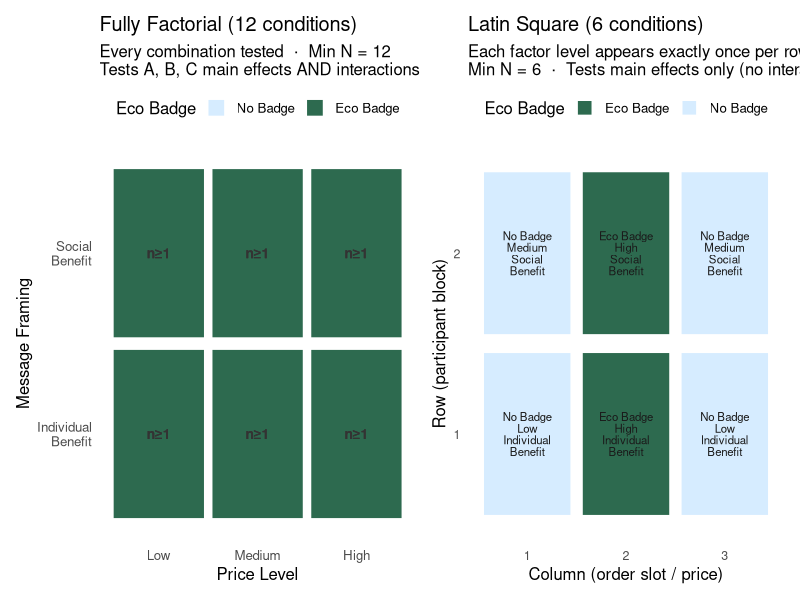
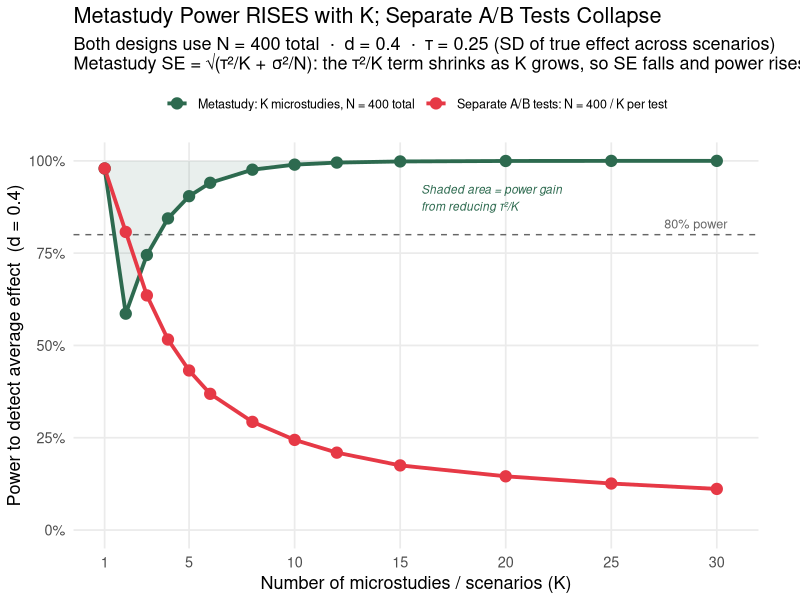
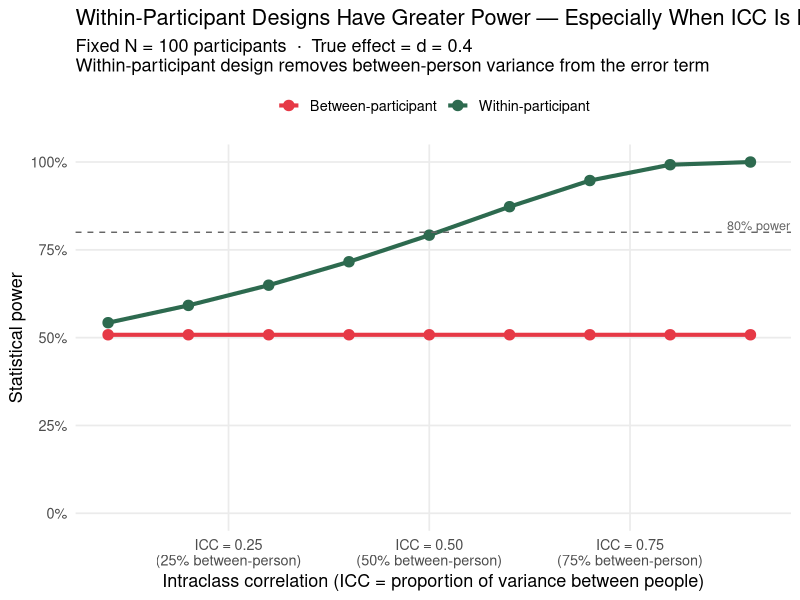
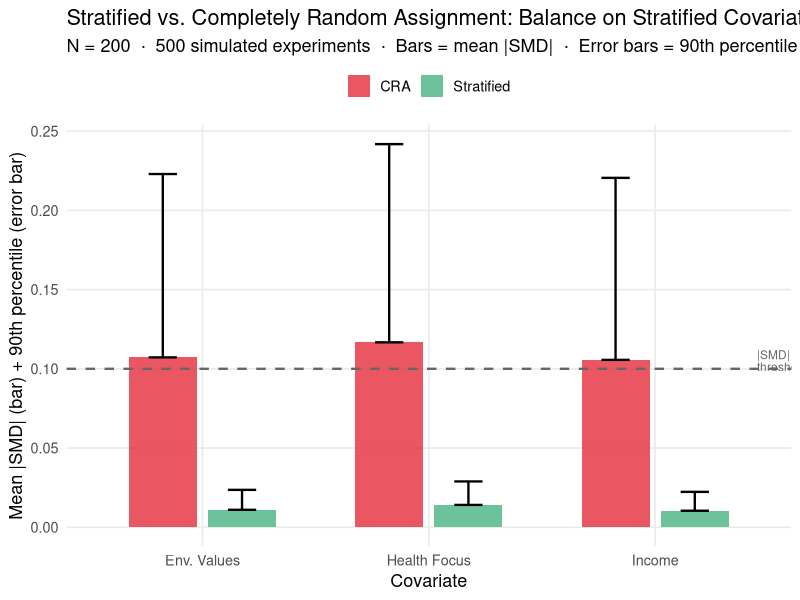
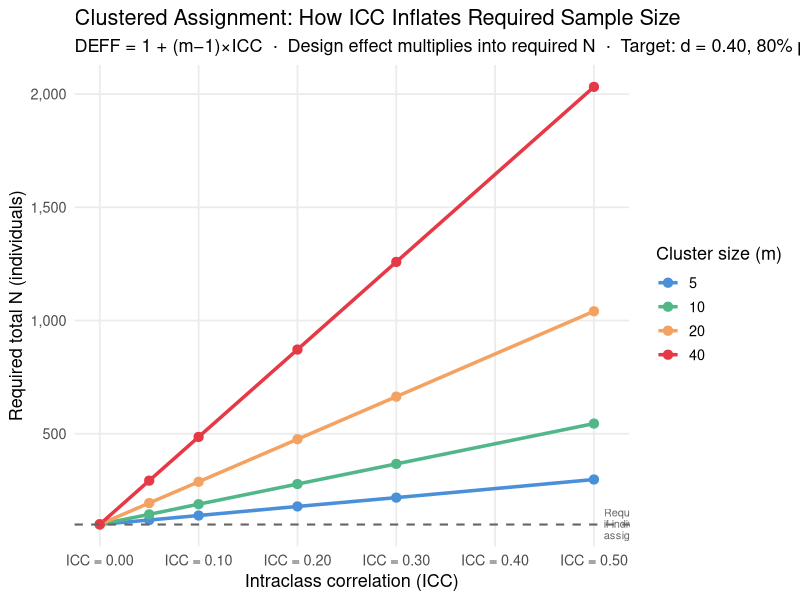

The R script that drew these images, in order:
## ---- chunk 1
knitr::opts_chunk$set(
  echo    = TRUE,
  fig.width  = 9,
  fig.height = 5,
  fig.path   = "figs/",
  dev        = "svg"
)
dir.create("figs", recursive = TRUE, showWarnings = FALSE)
## ---- chunk 2
#| code-summary: "▶ Load required packages"
library(tidyverse); library(ggplot2); library(knitr); library(scales); library(patchwork)
if (!requireNamespace("lavaan", quietly = TRUE)) install.packages("lavaan")
library(lavaan)
set.seed(2025)
## ---- chunk 3
#| code-summary: "▶ Visualize: CRD vs. Factorial vs. Latin Square cell structures"

# ── Fully factorial: all A×B×C combinations ──────────────────────────────────
fact_df <- expand.grid(
  EcoBadge  = c("No Badge", "Eco Badge"),
  PriceLevel = c("Low", "Medium", "High"),
  Framing    = c("Individual\nBenefit", "Social\nBenefit")
) |>
  mutate(cell = paste(EcoBadge, PriceLevel, Framing, sep = "\n"),
         design = "Fully Factorial\n(12 cells, 12N total)")

# ── Latin square: Factor C varied across rows and Factor A×B as column×row
# 2×3 Latin Square (accommodate unequal levels by using 3×3 and dropping one row)
ls_grid <- expand.grid(Row = 1:2, Col = 1:3) |>
  mutate(
    EcoBadge   = ifelse(Col %in% c(1, 3), "No Badge", "Eco Badge"),
    PriceLevel = c("Low","Medium","High","High","Low","Medium"),
    Framing    = c("Individual\nBenefit","Social\nBenefit","Individual\nBenefit",
                   "Social\nBenefit","Individual\nBenefit","Social\nBenefit"),
    design     = "Latin Square\n(6 cells, 6N total)"
  )

# ── CRD: just two cells (eco vs. no eco, collapsing B and C) ─────────────────
crd_df <- data.frame(
  EcoBadge   = c("No Badge", "Eco Badge"),
  PriceLevel = "Pooled\n(B,C varied\nbut uncontrolled)",
  Framing    = "Pooled",
  design     = "Simple A/B (CRA)\n(2 cells, N total)",
  Row = 1, Col = 1:2
)

# ── Plot factorial and latin square side by side ──────────────────────────────
p_fact <- ggplot(fact_df, aes(x = PriceLevel, y = Framing, fill = EcoBadge)) +
  geom_tile(color = "white", linewidth = 1.2, width = 0.95, height = 0.95) +
  geom_text(aes(label = paste0("n\u2265", ifelse(EcoBadge == "Eco Badge", "1", "1"))),
            size = 3.5, fontface = "bold", color = "gray20") +
  scale_fill_manual(values = c("No Badge" = "#d6ecff", "Eco Badge" = "#2d6a4f"),
                    name = "Eco Badge") +
  labs(title = "Fully Factorial (12 conditions)",
       subtitle = "Every combination tested  \u00b7  Min N = 12\nTests A, B, C main effects AND interactions",
       x = "Price Level", y = "Message Framing") +
  theme_minimal(base_size = 12) +
  theme(panel.grid = element_blank(), legend.position = "top")

p_ls <- ggplot(ls_grid, aes(x = factor(Col), y = factor(Row), fill = EcoBadge)) +
  geom_tile(color = "white", linewidth = 1.5, width = 0.92, height = 0.92) +
  geom_text(aes(label = paste0(EcoBadge, "\n", PriceLevel, "\n", Framing)),
            size = 2.9, lineheight = 0.85, color = "gray10") +
  scale_fill_manual(values = c("No Badge" = "#d6ecff", "Eco Badge" = "#2d6a4f"),
                    name = "Eco Badge") +
  labs(title = "Latin Square (6 conditions)",
       subtitle = "Each factor level appears exactly once per row and column\nMin N = 6  \u00b7  Tests main effects only (no interactions)",
       x = "Column (order slot / price)", y = "Row (participant block)") +
  theme_minimal(base_size = 12) +
  theme(panel.grid = element_blank(), legend.position = "top",
        axis.text = element_text(size = 9))

p_fact + p_ls
## ---- chunk 4
#| code-summary: "▶ Table: design comparison on key dimensions"

design_tab <- data.frame(
  Design = c("Simple A/B (CRA)", "Fully Factorial", "Latin Square"),
  `Conditions` = c(2, 12, 6),
  `Min N (1 obs/cell)` = c(2, 12, 6),
  `Main effects testable` = c("A only", "A, B, C", "A, B, C"),
  `Interactions testable` = c("None", "A\u00d7B, A\u00d7C, B\u00d7C, A\u00d7B\u00d7C", "None"),
  `Orthogonality coverage` = c("Only A vs. B,C confounded", "Perfect within cells", "Approximate — by design"),
  check.names = FALSE
)

kable(design_tab,
      caption = "Design comparison: efficiency, testability, and orthogonality coverage")
## ---- chunk 5
#| code-summary: "▶ Plot: metastudy power rises with K; separate A/B tests collapse"

# ── Parameters (inspired by DeKay et al., 2022, Experiment 2) ────────────────
# d   = average true effect size (Cohen's d) across all scenarios
# tau = SD of true effects across scenarios (heterogeneity); tau/d ≈ 0.63
#       mirrors the paper's reported ratio of ~0.71 for the framing effect
# N   = fixed total participant budget
N_total <- 400
d       <- 0.40
tau     <- 0.25
sigma   <- 1.0
alpha   <- 0.05
K_vec   <- c(1, 2, 3, 4, 5, 6, 8, 10, 12, 15, 20, 25, 30)

# ── Analytical power (no simulation needed — formula is exact) ───────────────
#
# Metastudy: K microstudies, each n1 = N/K participants (between-person design)
#   SE_meta = sqrt(tau^2 / K  +  sigma^2 / N)
#   Note: sigma^2 / (n1 * K) = sigma^2 / ((N/K) * K) = sigma^2 / N — fixed!
#   Only the tau^2/K term shrinks as K grows → SE shrinks → power rises.
#
# Separate A/B tests: K independent studies, each with N/K participants
#   SE_AB = sigma * sqrt(4 / floor(N/K))   [two arms of N/2K each]
#   As K grows: floor(N/K) shrinks → SE_AB grows → power falls.

power_fn <- function(d, se, alpha = 0.05) {
  z <- qnorm(1 - alpha / 2)
  pnorm(d / se - z) + pnorm(-d / se - z)  # two-sided normal approximation
}

# At K=1 a metastudy IS a single A/B test — the tau^2/K scenario-sampling term
# does not apply because there is only one scenario and no averaging across scenarios.
# For K >= 2 the DeKay et al. formula applies: SE = sqrt(tau^2/K + sigma^2/N).
meta_se_fn <- function(K) {
  ifelse(K == 1,
         sigma * sqrt(4 / N_total),          # = ab_se_fn(1): same as one A/B test
         sqrt(tau^2 / K + sigma^2 / N_total))
}
ab_se_fn   <- function(K) sigma * sqrt(4 / pmax(4, floor(N_total / K)))

meta_label <- paste0("Metastudy: K microstudies, N = ", N_total, " total")
ab_label   <- paste0("Separate A/B tests: N = ", N_total, " / K per test")

power_df <- data.frame(
  K      = rep(K_vec, 2),
  power  = c(sapply(K_vec, function(K) power_fn(d, meta_se_fn(K))),
             sapply(K_vec, function(K) power_fn(d, ab_se_fn(K)))),
  design = rep(c(meta_label, ab_label), each = length(K_vec))
)

# ── SE-component annotation data ─────────────────────────────────────────────
se_df <- data.frame(K = K_vec) |>
  mutate(
    se_total    = meta_se_fn(K),
    se_floor    = sqrt(sigma^2 / N_total),   # lower bound: tau^2/K → 0
    se_tau_only = sqrt(tau^2 / K)            # heterogeneity component alone
  )

color_vals <- c("#2d6a4f", "#e63946")
names(color_vals) <- c(meta_label, ab_label)

ggplot(power_df, aes(x = K, y = power, color = design, group = design)) +
  geom_hline(yintercept = 0.80, linetype = "dashed", color = "gray40") +
  annotate("text", x = 30.5, y = 0.83, label = "80% power",
           color = "gray40", size = 3.2, hjust = 1) +
  # shaded region showing heterogeneity reduction benefit
  geom_ribbon(
    data = se_df,
    aes(x = K,
        ymin = power_fn(d, se_total),
        ymax = power_fn(d, se_floor)),
    inherit.aes = FALSE,
    fill = "#2d6a4f", alpha = 0.10
  ) +
  geom_line(linewidth = 1.3) +
  geom_point(size = 3.5) +
  annotate("text", x = 16, y = 0.90,
           label = "Shaded area = power gain\nfrom reducing \u03c4\u00b2/K",
           color = "#2d6a4f", size = 3.0, hjust = 0, fontface = "italic") +
  scale_color_manual(values = color_vals, name = NULL) +
  scale_y_continuous(labels = percent_format(accuracy = 1), limits = c(0, 1)) +
  scale_x_continuous(breaks = c(1, 5, 10, 15, 20, 25, 30)) +
  labs(
    x        = "Number of microstudies / scenarios (K)",
    y        = paste0("Power to detect average effect  (d = ", d, ")"),
    title    = "Metastudy Power RISES with K; Separate A/B Tests Collapse",
    subtitle = paste0(
      "Both designs use N = ", N_total, " total  \u00b7  ",
      "d = ", d, "  \u00b7  \u03c4 = ", tau,
      " (SD of true effect across scenarios)\n",
      "Metastudy SE = \u221a(\u03c4\u00b2/K + \u03c3\u00b2/N): ",
      "the \u03c4\u00b2/K term shrinks as K grows, so SE falls and power rises  \u00b7  ",
      "A/B SE \u221d 1/\u221a(N/K): shrinking budget per test collapses power"
    )
  ) +
  theme_minimal(base_size = 13) +
  theme(panel.grid.minor = element_blank(), legend.position = "top",
        legend.text = element_text(size = 9),
        plot.margin = margin(5, 30, 5, 5))
## ---- chunk 6
#| code-summary: "▶ Simulate: between vs. within participant power comparison"

set.seed(2026)

# Parameters
true_effect <- 0.40   # true within-person effect (SD units)
icc_range   <- seq(0.10, 0.90, by = 0.10)  # ICC = between / total variance

power_comparison <- expand.grid(
  icc    = icc_range,
  design = c("Between-participant", "Within-participant")
) |>
  mutate(
    # For fixed total N = 100, n_per_arm = 50 between, N = 50 for within
    N        = 100,
    n_arm    = 50,
    # Between: variance includes between-person component (inflates denominator)
    sd_eff_b = sqrt(1),             # full SD
    # Within: SD of the DIFFERENCE scores = sqrt(2*(1-icc)) * total_sd
    sd_eff_w = sqrt(2 * (1 - icc)),
    power_val = mapply(function(des, sd_e) {
      tryCatch(
        power.t.test(n = 50, delta = true_effect,
                     sd = sd_e, sig.level = 0.05,
                     type = ifelse(des == "Between-participant",
                                   "two.sample", "paired"))$power,
        error = function(e) NA_real_
      )
    }, design, ifelse(design == "Between-participant", sd_eff_b, sd_eff_w))
  )

ggplot(power_comparison, aes(x = icc, y = power_val,
                              color = design, group = design)) +
  geom_line(linewidth = 1.4) +
  geom_point(size = 3.2) +
  geom_hline(yintercept = 0.80, linetype = "dashed", color = "gray40") +
  annotate("text", x = 0.91, y = 0.82, label = "80% power",
           color = "gray40", size = 3.2) +
  scale_color_manual(values = c("Between-participant" = "#e63946",
                                 "Within-participant"  = "#2d6a4f"),
                     name = NULL) +
  scale_x_continuous(labels = function(x) sprintf("ICC = %.2f\n(%.0f%% between-person)", x, x*100)) +
  scale_y_continuous(labels = percent_format(accuracy = 1), limits = c(0, 1)) +
  labs(x = "Intraclass correlation (ICC = proportion of variance between people)",
       y = "Statistical power",
       title = "Within-Participant Designs Have Greater Power — Especially When ICC Is High",
       subtitle = paste0("Fixed N = 100 participants  \u00b7  True effect = d = ", true_effect,
                         "\nWithin-participant design removes between-person variance from the error term")) +
  theme_minimal(base_size = 13) +
  theme(panel.grid.minor = element_blank(), legend.position = "top")
## ---- chunk 7
#| code-summary: "▶ Simulate: CRA vs. stratified assignment for 500 experiments"

set.seed(2026)
N_str  <- 200
D_str  <- 3    # three binary covariates to stratify on

n_sims <- 500

# Helper: absolute SMD for a covariate
abs_smd <- function(x, trt) {
  m1 <- mean(x[trt == 1]); m0 <- mean(x[trt == 0])
  s  <- sqrt((var(x[trt == 1]) + var(x[trt == 0])) / 2)
  if (s == 0) return(0)
  abs(m1 - m0) / s
}

# Simulate one run under CRA and one under stratified
one_run <- function() {
  # Participant covariates (binary)
  X1 <- rbinom(N_str, 1, 0.45)  # environmental values
  X2 <- rbinom(N_str, 1, 0.50)  # income
  X3 <- rbinom(N_str, 1, 0.40)  # health focus

  # CRA
  trt_cra  <- sample(rep(0:1, N_str / 2))

  # Stratified: randomize within each of 2^3 = 8 strata
  strata   <- paste(X1, X2, X3, sep = "-")
  trt_strat <- integer(N_str)
  for (s in unique(strata)) {
    idx <- which(strata == s)
    n_s <- length(idx)
    trt_strat[idx] <- sample(c(rep(0, ceiling(n_s / 2)),
                                rep(1, floor(n_s / 2)))[seq_len(n_s)])
  }

  data.frame(
    method = c(rep("CRA", 3L), rep("Stratified", 3L)),
    cov    = rep(c("Env. Values", "Income", "Health Focus"), 2L),
    smd    = c(abs_smd(X1, trt_cra),  abs_smd(X2, trt_cra),  abs_smd(X3, trt_cra),
               abs_smd(X1, trt_strat), abs_smd(X2, trt_strat), abs_smd(X3, trt_strat))
  )
}

set.seed(42)
strat_sims <- bind_rows(replicate(n_sims, one_run(), simplify = FALSE))

strat_summary <- strat_sims |>
  group_by(method, cov) |>
  summarise(mean_smd = mean(smd), p90_smd = quantile(smd, 0.90), .groups = "drop") |>
  mutate(method = factor(method, levels = c("CRA", "Stratified")))

ggplot(strat_summary, aes(x = cov, y = mean_smd, fill = method,
                           ymin = 0, ymax = p90_smd)) +
  geom_col(position = position_dodge(0.7), width = 0.6, alpha = 0.85) +
  geom_errorbar(aes(ymin = mean_smd, ymax = p90_smd),
                position = position_dodge(0.7), width = 0.25, linewidth = 0.8) +
  geom_hline(yintercept = 0.10, linetype = "dashed", color = "gray40", linewidth = 0.8) +
  annotate("text", x = 3.45, y = 0.105, label = "|SMD| = 0.10\nthreshold",
           size = 3.0, color = "gray40", hjust = 0, lineheight = 0.85) +
  scale_fill_manual(values = c("CRA" = "#e63946", "Stratified" = "#52b788"), name = NULL) +
  labs(x = "Covariate", y = "Mean |SMD| (bar) + 90th percentile (error bar)",
       title = "Stratified vs. Completely Random Assignment: Balance on Stratified Covariates",
       subtitle = paste0("N = ", N_str, "  \u00b7  500 simulated experiments  \u00b7  ",
                         "Bars = mean |SMD|  \u00b7  Error bars = 90th percentile worst case")) +
  theme_minimal(base_size = 13) +
  theme(panel.grid.minor = element_blank(), legend.position = "top")
## ---- chunk 8
#| code-summary: "▶ Illustrate: effective N under clustered assignment for different ICCs"

icc_vals      <- c(0.00, 0.05, 0.10, 0.20, 0.30, 0.50)
cluster_sizes <- c(5, 10, 20, 40)

deff_df <- expand.grid(icc = icc_vals, m = cluster_sizes) |>
  mutate(
    DEFF    = 1 + (m - 1) * icc,
    Neff_80 = ceiling(
      power.t.test(delta = 0.40, sd = 1, sig.level = 0.05, power = 0.80,
                   type = "two.sample")$n * DEFF
    ),
    m_label = paste0("Cluster size = ", m)
  )

ggplot(deff_df, aes(x = icc, y = Neff_80,
                    color = factor(m), group = factor(m))) +
  geom_line(linewidth = 1.2) +
  geom_point(size = 2.8) +
  geom_hline(yintercept = power.t.test(delta = 0.40, sd = 1, sig.level = 0.05,
                                        power = 0.80, type = "two.sample")$n,
             linetype = "dashed", color = "gray40", linewidth = 0.7) +
  annotate("text", x = 0.51, y = power.t.test(delta = 0.40, sd = 1, sig.level = 0.05,
                                                power = 0.80, type = "two.sample")$n + 3,
           label = "Required N\nif individual\nassignment",
           size = 2.8, color = "gray40", hjust = 0, lineheight = 0.85) +
  scale_color_manual(values = c("5" = "#4a90d9", "10" = "#52b788",
                                 "20" = "#f4a261", "40" = "#e63946"),
                     name = "Cluster size (m)") +
  scale_x_continuous(labels = function(x) sprintf("ICC = %.2f", x)) +
  scale_y_continuous(labels = comma) +
  labs(x = "Intraclass correlation (ICC)",
       y = "Required total N (individuals)",
       title = "Clustered Assignment: How ICC Inflates Required Sample Size",
       subtitle = "DEFF = 1 + (m\u22121)\u00d7ICC  \u00b7  Design effect multiplies into required N  \u00b7  Target: d = 0.40, 80% power") +
  theme_minimal(base_size = 13) +
  theme(panel.grid.minor = element_blank())
